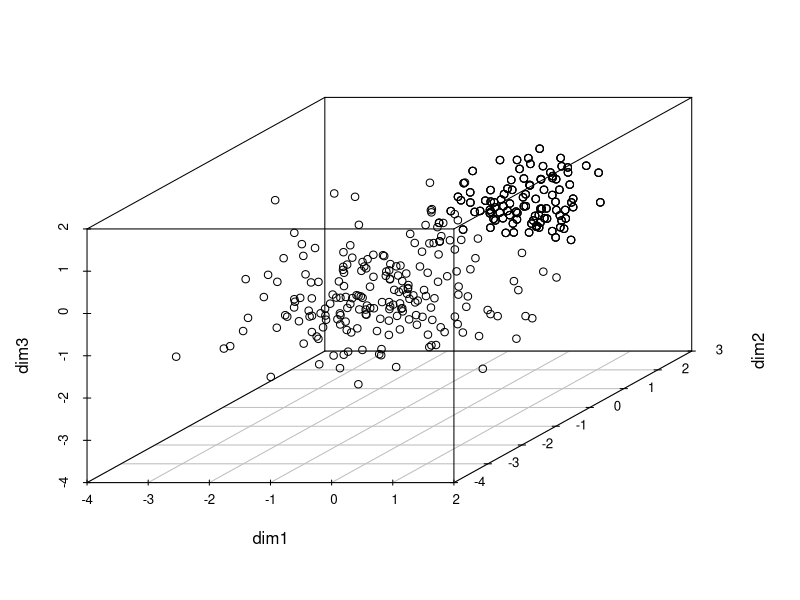
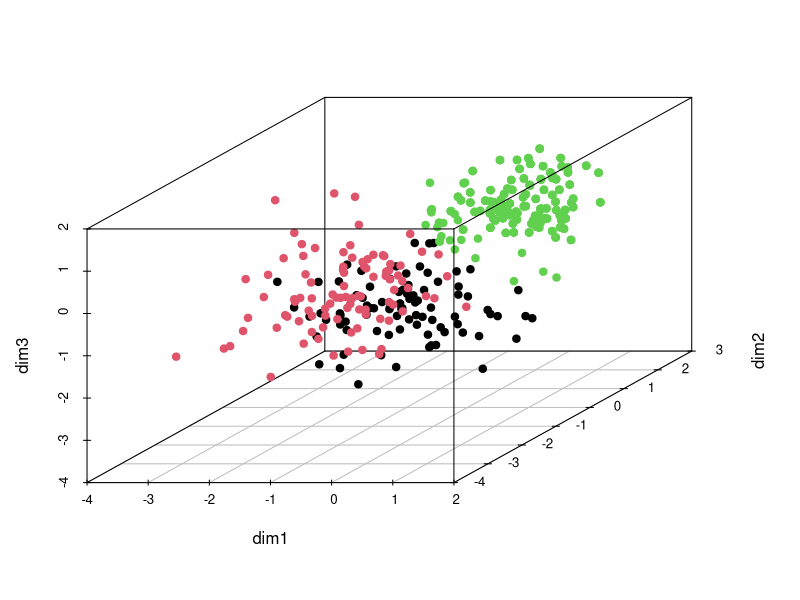

Here is the R script that generated these plots, in order: (Note: this script raises an error after producing the figures.)
##Generates toy dataset to play around with clustering 

##Function to create toy 3 dimensional dataset
make.toy.data <- function(means, stdevs, N) {
  ##Returns a dataframe containing a 3D toy dataset 
  ##
  ##Arguements: 
  ##
  ##  means  <- a dataframe of 3 columns giving the means for each dimenstion of each cluster. Each row is a cluster.
  ##  stdevs <- a dataframe of 3 columns giving the standard deviations for each dimenstion of each cluster. Each row is a cluster.
  ##  N <- a value specifying the number of datapoints for each cluster
  ##  dist  <- a vector specifying the type of distribution you would like each cluster data to be
  
  ##get how many clusters are wanted
  cluster.n <- dim(means)[1]
  
  ##make an empty dataframe to hold the toy data
  dim1 <- rep(0,N*cluster.n)
  dim2 <- rep(0,N*cluster.n)
  dim3 <- rep(0,N*cluster.n)
  
  ##for each cluster, generate toy data and save them in dim1
  previous.N  <- 0
  for (i in 1:cluster.n){
    temp <- rnorm(N, means[i,1], stdevs[i,1])
    dim1[previous.N+1:((previous.N)+N)]  <- temp
    previous.N  <- N + previous.N
  }
 
  ##for each cluster, generate toy data and save them in dim2
  previous.N  <- 0
  for (i in 1:cluster.n){
    temp <- rnorm(N, means[i,1], stdevs[i,1])
    dim2[previous.N+1:((previous.N)+N)]  <- temp
    previous.N  <- N + previous.N
  }
  
  ##for each cluster, generate toy data and save them in dim3
  previous.N  <- 0
  for (i in 1:cluster.n){
    temp <- rnorm(N, means[i,1], stdevs[i,1])
    dim3[previous.N+1:((previous.N)+N)]  <- temp
    previous.N  <- N + previous.N
  }
  
  toy.data <- data.frame(dim1, dim2, dim3)
  return(toy.data)
}


##define means for toy dataset clusters
dim1.mean <- c(10, 11, 15)
dim2.mean <- c(8, 6, 13)
dim3.mean <- c(2, 2.5, 4)
cluster.means <- data.frame(dim1.mean, dim2.mean, dim3.mean)

##define standard deviations for toy dataset clusters
dim1.stdev <- c(2, 3, 1.5)
dim2.stdev <- c(3, 2, 4)
dim3.stdev <- c(1, 1.5, 0.5)
cluster.stdevs <- data.frame(dim1.stdev, dim2.stdev, dim3.stdev)

##define number of samples wanted for each cluster
cluster.N <- 100

##make toy dataset using parameters specified above
my.toy.df <- make.toy.data(cluster.means, cluster.stdevs, cluster.N)

##save toy dataset to a .csv using comma as a delimitor
write.table(my.toy.df, "toy_data.csv", sep=",", row.names=FALSE, col.names=FALSE, quote=FALSE, append=FALSE)


# Change the data frame with training data to a matrix
# Also center and scale all variables
my.toy.df.matrix <- as.matrix(scale(my.toy.df))

##plot unclustered data
library(scatterplot3d)
scatterplot3d(my.toy.df.matrix)

##do K-means clustering on toy dataset
km.out = kmeans(my.toy.df.matrix, 3, nstart = 100)
km.out

##replot and colour code clusters
scatterplot3d(my.toy.df.matrix, color = km.out$cluster, pch = 19)


##SOM on same data 
library(kohonen)

##Create the SOM Grid - you generally have to specify the size of the 
##training grid prior to training the SOM. Hexagonal and Circular 
##topologies are possible
som_grid <- somgrid(xdim = 20, ydim=20, topo="hexagonal")

##Train the SOM, options for the number of iterations,
##the learning rates, and the neighbourhood are available
som_model <- som(my.toy.df.matrix, grid=som_grid, rlen=100, alpha=c(0.05,0.01), keep.data = TRUE, n.hood='circular')

##visualise the quality of your generated SOM
plot(som_model, type="changes")

##visualise the count of how many samples are mapped to each node on the map
plot(som_model, type="count")

##“U-Matrix”, this visualisation is of the distance between each node and its neighbours
plot(som_model, type="dist.neighbours")

##visualise the node weight vectors, or “codes”, which are made up of normalised  
##values of the original variables used to generate the SOM
plot(som_model, type="codes")

##visualize heatmap (note-these are scaled and centred)
coolBlueHotRed <- function(n, alpha = 1) { rainbow(n, end=4/6, alpha=alpha)[n:1] }
par(mfrow=c(1,3))
plot(som_model, type = "property", property = som_model$codes[,1], main=names(som_model$data)[4], palette.name=coolBlueHotRed)
plot(som_model, type = "property", property = som_model$codes[,2], main=names(som_model$data)[4], palette.name=coolBlueHotRed)
plot(som_model, type = "property", property = som_model$codes[,3], main=names(som_model$data)[4], palette.name=coolBlueHotRed)

##Cluster SOM data
mydata <- som_model$codes 
wss <- (nrow(mydata)-1)*sum(apply(mydata,2,var)) 
for (i in 2:15) {
  wss[i] <- sum(kmeans(mydata, centers=i)$withinss)
}
par(mfrow=c(1,1))
plot(wss)
## use hierarchical clustering to cluster the codebook vectors
som_cluster <- cutree(hclust(dist(som_model$codes)), 3)
##make a pretty colour pallete
pretty.colours  <- c("thistle1", "tomato1", "turquoise", "slategray1", "sienna1", "violet", "skyblue")
##plot these results:
plot(som_model, type="mapping", bgcol = pretty.colours[som_cluster], main = "Clusters") 
add.cluster.boundaries(som_model, som_cluster)
